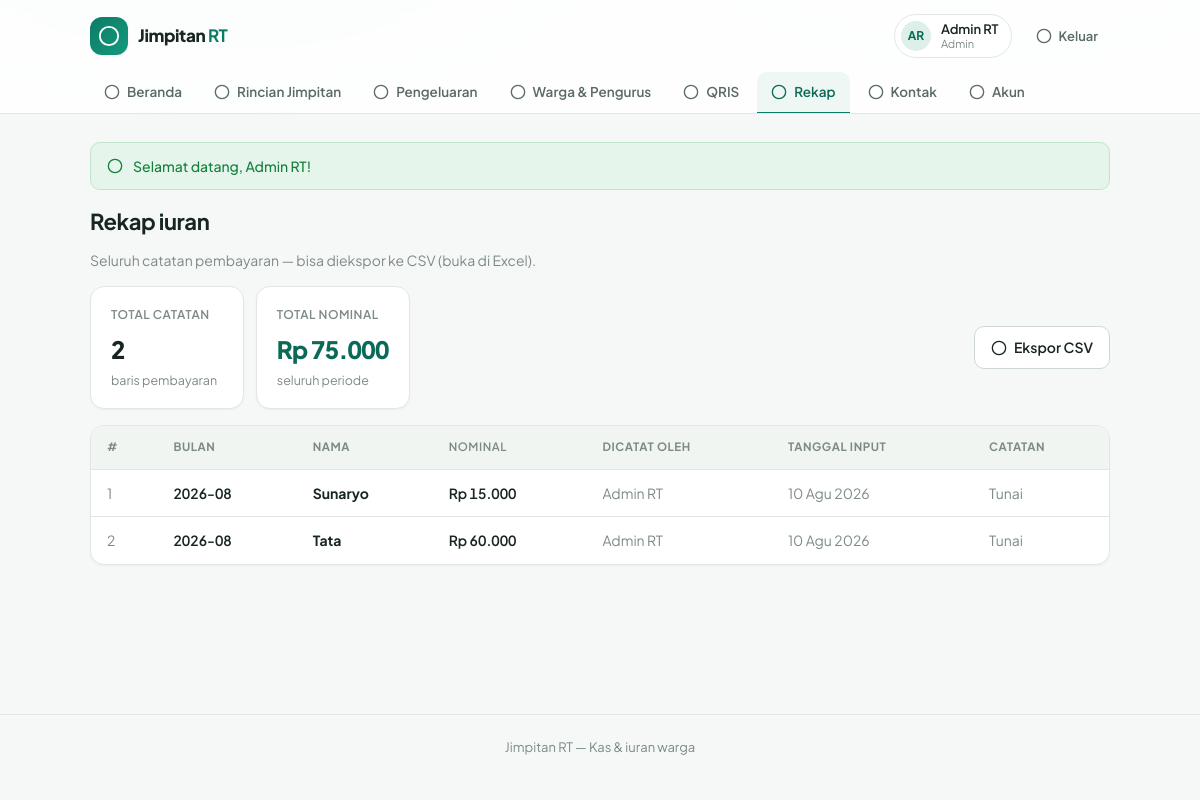
The app's page /dashboard.php?view=rekap (signed in) with its own data.
### tables this page shows
CREATE TABLE `users` (
  `id`            BIGINT UNSIGNED NOT NULL AUTO_INCREMENT,
  `username`      VARCHAR(30)  NOT NULL COMMENT 'Username login',
  `name`          VARCHAR(255) NOT NULL COMMENT 'Nama lengkap',
  `role`          ENUM('admin','pengurus','warga') NOT NULL DEFAULT 'warga',
  `password_hash` VARCHAR(255) NOT NULL COMMENT 'Hash bcrypt (seed awal plaintext, di-upgrade otomatis)',
  `created_at`    TIMESTAMP NOT NULL DEFAULT CURRENT_TIMESTAMP,
  PRIMARY KEY (`id`),
  UNIQUE KEY `uq_username` (`username`)
);

CREATE TABLE `jimpitan` (
  `id`             BIGINT UNSIGNED NOT NULL AUTO_INCREMENT,
  `warga_id`       BIGINT UNSIGNED NOT NULL COMMENT 'FK -> users.id',
  `month`          CHAR(7)      NOT NULL COMMENT 'Bulan pembayaran, format YYYY-MM',
  `nominal`        INT UNSIGNED NOT NULL COMMENT 'Nominal yang dibayar (Rp)',
  `recorded_by_id` BIGINT UNSIGNED NOT NULL COMMENT 'FK -> users.id (pencatat)',
  `note`           VARCHAR(255)  DEFAULT NULL COMMENT 'Catatan pembayaran',
  `created_at`     TIMESTAMP NOT NULL DEFAULT CURRENT_TIMESTAMP,
  PRIMARY KEY (`id`),
  UNIQUE KEY `uq_warga_bulan` (`warga_id`, `month`),
  KEY `idx_month` (`month`),
  CONSTRAINT `fk_jimpitan_warga` FOREIGN KEY (`warga_id`) REFERENCES `users` (`id`),
  CONSTRAINT `fk_jimpitan_pencatat` FOREIGN KEY (`recorded_by_id`) REFERENCES `users` (`id`)
);

### includes/db.php (called while the page is built, shortened)
<?php
function db(): PDO
{
    static $pdo = null;
    if ($pdo !== null) {
        return $pdo;
    }
    $dsn = 'mysql:host=' . DB_HOST . ';dbname=' . DB_NAME . ';charset=utf8mb4';
    try {
        $pdo = new PDO($dsn, DB_USER, DB_PASS, [
            PDO::ATTR_ERRMODE => PDO::ERRMODE_EXCEPTION,
            PDO::ATTR_DEFAULT_FETCH_MODE => PDO::FETCH_ASSOC,
            PDO::ATTR_EMULATE_PREPARES => false,
        ]);
    } catch (PDOException $e) {
        if ($e->getCode() === '1049' || strpos($e->getMessage(), 'Unknown database') !== false) {
            http_response_code(500);
            $base = rtrim(dirname($_SERVER['SCRIPT_NAME'] ?? '/'), '/\\');
            echo '<!doctype html><html lang="id"><head><meta charset="utf-8"><title>Database belum siap</title>'
                . '<link rel="stylesheet" href="' . $base . '/assets/style.css"></head><body>'
                . '<main class="container page" style="max-width:560px;padding-top:64px">'
                . '<div class="card card-pad" style="text-align:center">'
                . '<div class="empty-icon">!</div>'
                . '<h1 class="h2" style="margin-top:12px">Database belum dibuat</h1>'
                . '<p class="muted">Database <code>' . htmlspecialchars(DB_NAME) . '</code> belum ada di MySQL. '
                . 'Jalankan <a href="' . $base . '/setup.php">setup.php</a> sekali saja, atau import '
                . '<code>jimpitan.sql</code> lewat phpMyAdmin.</p>'
                . '<a class="btn btn-primary" href="' . $base . '/setup.php">Buka setup.php</a>'
                . '</div></main></body></html>';
            exit;
        }
        throw $e;
    }
    return $pdo;
}

### includes/auth.php (called while the page is built, shortened)
<?php
require_once __DIR__ . '/functions.php';
function current_user(): ?array
{
    $stmt = db()->prepare('SELECT * FROM users WHERE id = ?');
    $stmt->execute([(int) $_SESSION['user_id']]);
    $user = $stmt->fetch();
    return $user;
}
function require_login(): array
{
    $user = current_user();
    return $user;
}

### includes/functions.php (called while the page is built, shortened)
<?php
require_once __DIR__ . '/db.php';
function e(?string $s): string
{
    return htmlspecialchars((string) $s, ENT_QUOTES, 'UTF-8');
}
function rupiah(int $n): string
{
    return 'Rp ' . number_format($n, 0, ',', '.');
}
function normalizeNote(?string $note): string
{
    $t = mb_strtolower(trim((string) $note));
    if (in_array($t, ['tunai', 'cash'], true)) {
        return 'Tunai';
    }
    return trim((string) $note);
}
function formatTanggal(?string $datetime, bool $withTime = false): string
{
    $ts = strtotime($datetime);
    $out = (int) date('j', $ts) . ' ' . BULAN_SINGKAT[(int) date('n', $ts)] . ' ' . (int) date('Y', $ts);
    return $out;
}
function initials(?string $name): string
{
    $parts = array_values(array_filter(preg_split('/\s+/', trim((string) $name)) ?: []));
    $first = mb_substr($parts[0], 0, 1);
    $last = count($parts) > 1 ? mb_substr(end($parts), 0, 1) : '';
    return mb_strtoupper($first . $last);
}
function flash_get(): array
{
    $f = $_SESSION['flash'] ?? [];
    return $f;
}
function listRekap(PDO $pdo): array
{
    $rows = $pdo->query(
        "SELECT j.id, j.month, j.nominal, j.note, j.created_at,
                w.name AS nama,
                r.name AS dicatat_oleh
         FROM jimpitan j
         JOIN users w ON w.id = j.warga_id
         JOIN users r ON r.id = j.recorded_by_id
         ORDER BY j.month DESC, w.name ASC"
    )->fetchAll();
    return $rows;
}

### includes/views.php (the view, shortened to what this page needs)
<?php
require_once __DIR__ . '/layout.php';
function render_rekap(array $user, PDO $pdo): void
{
    $rows = listRekap($pdo);
    $total = (int) array_sum(array_column($rows, 'nominal'));
    page_top('Rekap iuran', $user, 'rekap');
    echo section_title('Rekap iuran', 'Seluruh catatan pembayaran — bisa diekspor ke CSV (buka di Excel).');
    echo '<div style="display:flex;gap:12px;align-items:center;justify-content:space-between;flex-wrap:wrap;margin-bottom:16px">'
        . '<div class="grid grid-2" style="gap:12px">'
        . stat_card('Total catatan', (string) count($rows), 'baris pembayaran')
        . stat_card('Total nominal', rupiah($total), 'seluruh periode', 'primary')
        . '</div>'
        . '<a class="btn btn-outline" href="export.php">' . svg_icon('download', 16) . 'Ekspor CSV</a>'
        . '</div>';
    echo '<div class="table-wrap"><table class="table"><thead><tr>'
        . '<th>#</th><th>Bulan</th><th>Nama</th>'
        . '<th class="num">Nominal</th><th>Dicatat oleh</th><th>Tanggal input</th><th>Catatan</th>'
        . '</tr></thead><tbody>';
    $no = 1;
    foreach ($rows as $r) {
        echo '<tr><td class="muted-cell">' . $no . '</td>'
            . '<td class="num">' . e($r['month']) . '</td>'
            . '<td><strong>' . e($r['nama']) . '</strong></td>'
            . '<td class="num">' . rupiah((int) $r['nominal']) . '</td>'
            . '<td class="muted-cell">' . e($r['dicatat_oleh']) . '</td>'
            . '<td class="muted-cell">' . formatTanggal($r['created_at']) . '</td>'
            . '<td class="muted-cell">' . e($r['note'] ?: '—') . '</td></tr>';
        $no++;
    }
    echo '</tbody></table></div>';
    page_bottom();
}

### includes/layout.php (shortened to what this page needs)
<?php
require_once __DIR__ . '/auth.php';
function svg_icon(string $name, int $size = 18): string
{
    $body = $icons[$name] ?? '<circle cx="12" cy="12" r="10"/>';
    return '<svg class="icon" width="' . $size . '" height="' . $size . '" viewBox="0 0 24 24" fill="none" '
        . 'stroke="currentColor" stroke-width="2" stroke-linecap="round" stroke-linejoin="round" aria-hidden="true">'
        . $body . '</svg>';
}
function nav_items(string $role): array
{
    $all = [
        'beranda'     => ['Beranda', 'home', ['admin', 'pengurus', 'warga']],
        'jimpitan'    => ['Rincian Jimpitan', 'calendar', ['admin', 'pengurus', 'warga']],
        'pengeluaran' => ['Pengeluaran', 'wallet', ['admin', 'pengurus', 'warga']],
        'warga'       => ['Warga & Pengurus', 'users', ['admin']],
        'qris'        => ['QRIS', 'qr', ['admin', 'pengurus', 'warga']],
        'rekap'       => ['Rekap', 'db', ['admin', 'pengurus']],
        'kontak'      => ['Kontak', 'phone', ['admin', 'pengurus', 'warga']],
        'akun'        => ['Akun', 'user', ['admin', 'pengurus', 'warga']],
    ];
    $items = [];
    foreach ($all as $key => [$label, $icon, $roles]) {
        if (in_array($role, $roles, true)) {
            $items[$key] = [$label, $icon];
        }
    }
    return $items;
}
function render_header(array $user, string $active): void
{
    $items = nav_items($user['role']);
    $roleLabel = ['admin' => 'Admin', 'pengurus' => 'Pengurus', 'warga' => 'Warga'];
    echo '<header class="topbar">';
    echo '<div class="container topbar-inner">';
    echo '<a class="brand" href="dashboard.php"><span class="brand-mark">' . svg_icon('coins', 22) . '</span>'
        . '<span class="brand-text">Jimpitan <strong>RT</strong></span></a>';
    echo '<div class="topbar-right">';
    echo '<span class="user-chip"><span class="avatar">' . e(initials($user['name'])) . '</span>'
        . '<span class="user-meta"><span class="user-name">' . e($user['name']) . '</span>'
        . '<span class="user-role">' . e($roleLabel[$user['role']] ?? $user['role']) . '</span></span></span>';
    echo '<a class="btn btn-ghost btn-sm" href="logout.php">' . svg_icon('logout', 16) . 'Keluar</a>';
    echo '</div></div>';
    echo '<nav class="container nav-tabs" aria-label="Menu utama">';
    foreach ($items as $key => [$label, $icon]) {
        $cls = $key === $active ? ' nav-tab-active' : '';
        echo '<a class="nav-tab' . $cls . '" href="dashboard.php?view=' . $key . '">' . svg_icon($icon, 16) . $label . '</a>';
    }
    echo '</nav>';
    echo '</header>';
}
function page_top(string $title, ?array $user = null, ?string $active = null): void
{
    echo '<!doctype html><html lang="id"><head><meta charset="utf-8">'
        . '<meta name="viewport" content="width=device-width, initial-scale=1">'
        . '<title>' . e($title) . ' — ' . APP_NAME . '</title>'
        . '<link rel="preconnect" href="https://fonts.googleapis.com">'
        . '<link rel="preconnect" href="https://fonts.gstatic.com" crossorigin>'
        . '<link rel="stylesheet" href="https://fonts.googleapis.com/css2?family=Plus+Jakarta+Sans:wght@400;500;600;700;800&display=swap">'
        . '<link rel="stylesheet" href="assets/style.css">'
        . '</head><body><div class="glow-bg" aria-hidden="true"></div>';
    if ($user) {
        render_header($user, $active);
    }
    echo '<main class="container page">';
    foreach (flash_get() as $f) {
        echo '<div class="flash flash-' . e($f['type']) . '"><span class="flash-icon">'
            . svg_icon($f['type'] === 'success' ? 'check' : 'alert', 16) . '</span>'
            . e($f['msg']) . '</div>';
    }
}
function page_bottom(): void
{
    echo '</main>';
    echo '<footer class="footer"><div class="container">' . APP_NAME . ' — ' . APP_TAGLINE . '</div></footer>';
    echo '</body></html>';
}
function stat_card(string $label, string $value, string $sub = '', string $tone = ''): string
{
    return '<div class="card stat-card' . ($tone ? ' stat-' . $tone : '') . '">'
        . '<p class="stat-label">' . e($label) . '</p>'
        . '<p class="stat-value">' . $value . '</p>'
        . ($sub !== '' ? '<p class="stat-sub">' . $sub . '</p>' : '')
        . '</div>';
}
function section_title(string $title, string $desc = ''): string
{
    return '<div class="section-head"><h1 class="h2">' . e($title) . '</h1>'
        . ($desc !== '' ? '<p class="muted">' . e($desc) . '</p>' : '') . '</div>';
}

### records on screen
users: name "AR", name "Admin RT", role "Admin"
jimpitan: month "2026-08", warga.name "Sunaryo", nominal "Rp 15.000", recorded_by.name "Admin RT", created_at "10 Agu 2026", note "Tunai"
jimpitan: month "2026-08", warga.name "Tata", nominal "Rp 60.000", recorded_by.name "Admin RT", created_at "10 Agu 2026", note "Tunai"

### other values on screen
$label "Beranda"
$label "Rincian Jimpitan"
$label "Pengeluaran"
$label "Warga & Pengurus"
$label "QRIS"
$label "Rekap"
$label "Kontak"
$label "Akun"
$f['msg'] "Selamat datang, Admin RT!"
$title "Rekap iuran"
$desc "Seluruh catatan pembayaran — bisa diekspor ke CSV (buka di Excel)."
$label "TOTAL CATATAN TOTAL NOMINAL"
$value "2 Rp 75.000"
$sub "baris pembayaran seluruh periode"
APP_NAME "Jimpitan RT"
